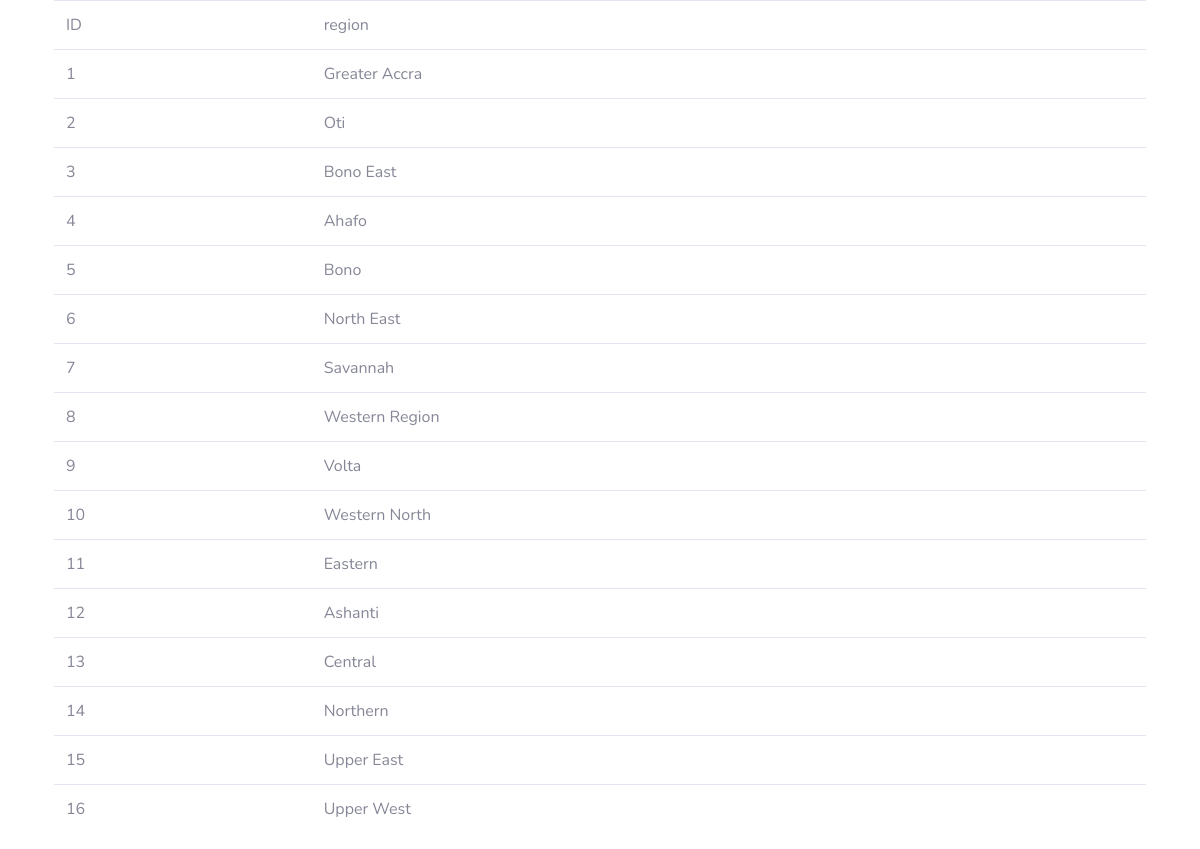
Page /admin/region.php on the committed database.
### tables this page shows
CREATE TABLE IF NOT EXISTS `region` (
  `rid` int(5) NOT NULL AUTO_INCREMENT,
  `r_name` varchar(255) DEFAULT NULL,
  PRIMARY KEY (`rid`)
);

### admin/region.php (the view)
<?php
try {
    include 'connect.php';
	$stmt = $DB->query('SELECT * FROM region');?>
<!DOCTYPE html>
<html lang="en">
<?php include 'inc/head.php';?>
<body class="container">
	<table class='table'>
		<tr>
			<td> ID </td>
			<td>region</td>
		</tr>
	<?php
	while($row = $stmt->fetch()){
		echo '<tr>';
		echo '<td>'.$row['rid'].'</td>';
		echo '<td>'.$row['r_name'].'</td>';
		echo '</tr>';
	}
		echo "</table>";
} catch(PDOException $e) {
		    echo $e->getMessage();
		}
	?>

### rows in the picture
region: rid "1", r_name "Greater Accra"
region: rid "2", r_name "Oti"
region: rid "3", r_name "Bono East"
region: rid "4", r_name "Ahafo"
region: rid "5", r_name "Bono"
region: rid "6", r_name "North East"
region: rid "7", r_name "Savannah"
region: rid "8", r_name "Western Region"
region: rid "9", r_name "Volta"
region: rid "10", r_name "Western North"
region: rid "11", r_name "Eastern"
region: rid "12", r_name "Ashanti"
region: rid "13", r_name "Central"
region: rid "14", r_name "Northern"
region: rid "15", r_name "Upper East"
region: rid "16", r_name "Upper West"
